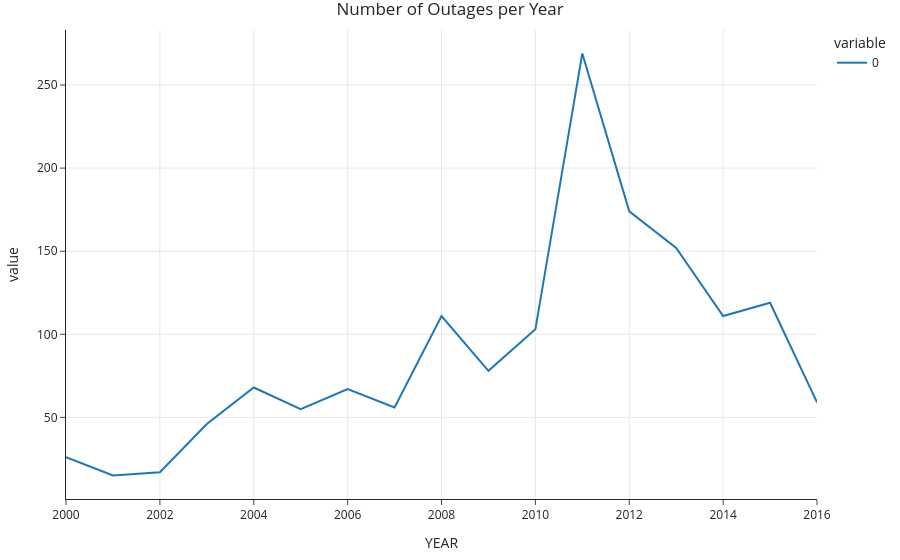
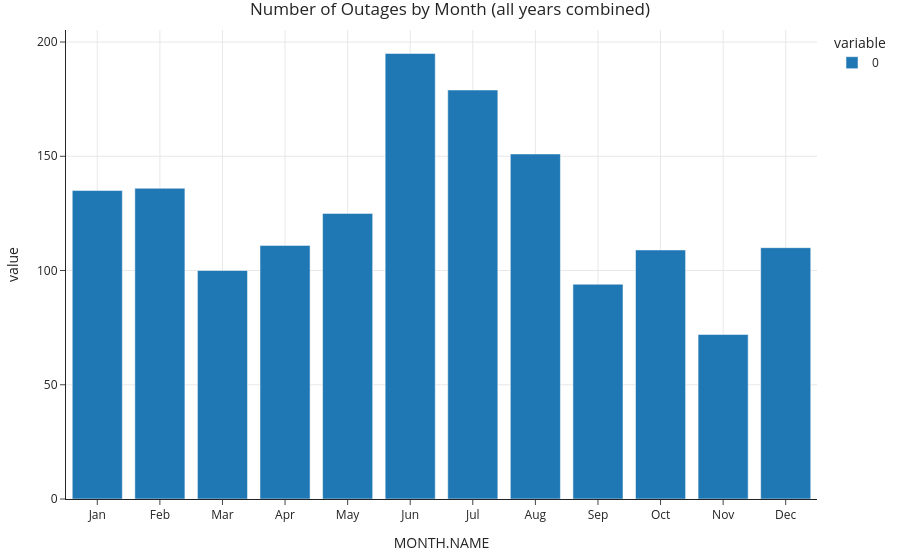

Write notebook code for charts like these, in order.
### Code cell
# Outage Frequency over the Years, also Outage Frequency by Month
yearly = df_cleaned.groupby('YEAR', observed=True).size()
yearly.plot(kind='line', title='Number of Outages per Year').show()

month_order = ['Jan','Feb','Mar','Apr','May','Jun','Jul','Aug','Sep','Oct','Nov','Dec']
by_month = df_cleaned.groupby('MONTH.NAME', observed=True).size().reindex(month_order)
by_month.plot(kind='bar', title='Number of Outages by Month (all years combined)').show()

### Figure 1 — Plotly figure (JSON) as saved in the notebook; plotly's stock layout.template omitted (floating-point values rounded to 4 significant figures)
{"data": [{"hovertemplate": "variable=0<br>YEAR=%{x}<br>value=%{y}<extra></extra>", "legendgroup": "0", "line": {"color": "#1F77B4", "dash": "solid"}, "marker": {"symbol": "circle"}, "mode": "lines", "name": "0", "orientation": "v", "showlegend": true, "type": "scatter", "x": [2000, 2001, 2002, 2003, 2004, 2005, 2006, 2007, 2008, 2009, 2010, 2011, 2012, 2013, 2014, 2015, 2016], "xaxis": "x", "y": [26, 15, 17, 46, 68, 55, 67, 56, 111, 78, 103, 269, 174, 152, 111, 119, 59], "yaxis": "y"}], "layout": {"legend": {"title": {"text": "variable"}, "tracegroupgap": 0}, "title": {"text": "Number of Outages per Year"}, "xaxis": {"anchor": "y", "domain": [0, 1], "title": {"text": "YEAR"}}, "yaxis": {"anchor": "x", "domain": [0, 1], "title": {"text": "value"}}}}

### Figure 2 — Plotly figure (JSON) as saved in the notebook; plotly's stock layout.template omitted (floating-point values rounded to 4 significant figures)
{"data": [{"alignmentgroup": "True", "hovertemplate": "variable=0<br>MONTH.NAME=%{x}<br>value=%{y}<extra></extra>", "legendgroup": "0", "marker": {"color": "#1F77B4", "pattern": {"shape": ""}}, "name": "0", "offsetgroup": "0", "orientation": "v", "showlegend": true, "textposition": "auto", "type": "bar", "x": ["Jan", "Feb", "Mar", "Apr", "May", "Jun", "Jul", "Aug", "Sep", "Oct", "Nov", "Dec"], "xaxis": "x", "y": [135, 136, 100, 111, 125, 195, 179, 151, 94, 109, 72, 110], "yaxis": "y"}], "layout": {"barmode": "relative", "legend": {"title": {"text": "variable"}, "tracegroupgap": 0}, "title": {"text": "Number of Outages by Month (all years combined)"}, "xaxis": {"anchor": "y", "domain": [0, 1], "title": {"text": "MONTH.NAME"}}, "yaxis": {"anchor": "x", "domain": [0, 1], "title": {"text": "value"}}}}
